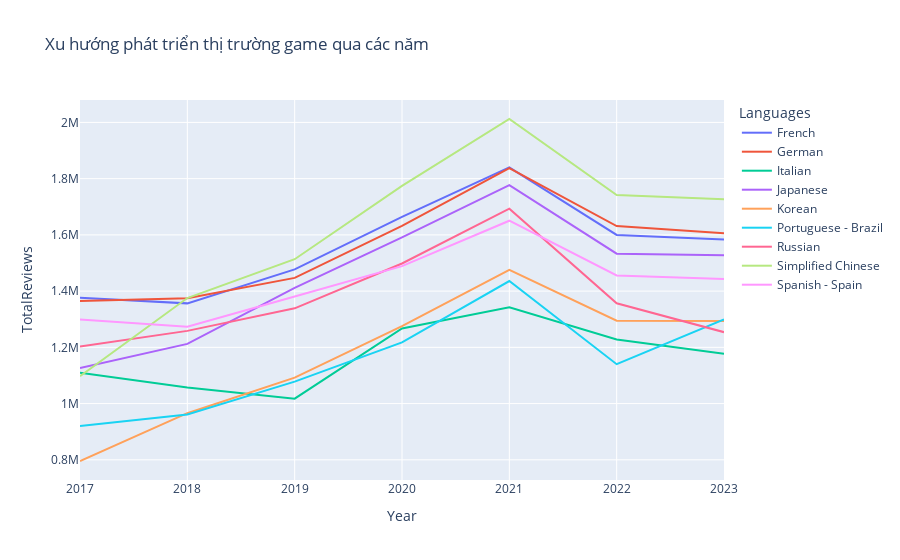

The notebook cell this image was saved under:
### Markdown cell above
Vẽ biểu đồ thể hiện xu hướng và kết luận

### Code cell
# Pivot the DataFrame to have years as columns, languages as index, and number of games as values
pivot_df = lang_df.pivot(index='Languages', columns='ReleaseYear', values='TotalReviews').fillna(0)

# Reset the index
pivot_df.reset_index(inplace=True)

# Melt the DataFrame to have one row per year-language combination
melted_df = pivot_df.melt(id_vars='Languages', var_name='Year', value_name='TotalReviews')

# Plot a line chart for each language using Plotly
fig = px.line(melted_df, x='Year', y='TotalReviews', color='Languages', title='Xu hướng phát triển thị trường game qua các năm')
fig.show()

### Figure 1 — Plotly figure (JSON) as saved in the notebook; plotly's stock layout.template omitted (floating-point values rounded to 4 significant figures)
{"data": [{"hovertemplate": "Languages=French<br>Year=%{x}<br>TotalReviews=%{y}<extra></extra>", "legendgroup": "French", "line": {"color": "#636efa", "dash": "solid"}, "marker": {"symbol": "circle"}, "mode": "lines", "name": "French", "orientation": "v", "showlegend": true, "type": "scatter", "x": [2017, 2018, 2019, 2020, 2021, 2022, 2023], "xaxis": "x", "y": [1376751, 1356440, 1477097, 1664230, 1840388, 1599787, 1583463], "yaxis": "y"}, {"hovertemplate": "Languages=German<br>Year=%{x}<br>TotalReviews=%{y}<extra></extra>", "legendgroup": "German", "line": {"color": "#EF553B", "dash": "solid"}, "marker": {"symbol": "circle"}, "mode": "lines", "name": "German", "orientation": "v", "showlegend": true, "type": "scatter", "x": [2017, 2018, 2019, 2020, 2021, 2022, 2023], "xaxis": "x", "y": [1364842, 1374569, 1446988, 1631824, 1837308, 1631390, 1605980], "yaxis": "y"}, {"hovertemplate": "Languages=Italian<br>Year=%{x}<br>TotalReviews=%{y}<extra></extra>", "legendgroup": "Italian", "line": {"color": "#00cc96", "dash": "solid"}, "marker": {"symbol": "circle"}, "mode": "lines", "name": "Italian", "orientation": "v", "showlegend": true, "type": "scatter", "x": [2017, 2018, 2019, 2020, 2021, 2022, 2023], "xaxis": "x", "y": [1109393, 1056818, 1017363, 1267389, 1342580, 1228257, 1177595], "yaxis": "y"}, {"hovertemplate": "Languages=Japanese<br>Year=%{x}<br>TotalReviews=%{y}<extra></extra>", "legendgroup": "Japanese", "line": {"color": "#ab63fa", "dash": "solid"}, "marker": {"symbol": "circle"}, "mode": "lines", "name": "Japanese", "orientation": "v", "showlegend": true, "type": "scatter", "x": [2017, 2018, 2019, 2020, 2021, 2022, 2023], "xaxis": "x", "y": [1126290, 1212342, 1411214, 1591162, 1777277, 1533338, 1527569], "yaxis": "y"}, {"hovertemplate": "Languages=Korean<br>Year=%{x}<br>TotalReviews=%{y}<extra></extra>", "legendgroup": "Korean", "line": {"color": "#FFA15A", "dash": "solid"}, "marker": {"symbol": "circle"}, "mode": "lines", "name": "Korean", "orientation": "v", "showlegend": true, "type": "scatter", "x": [2017, 2018, 2019, 2020, 2021, 2022, 2023], "xaxis": "x", "y": [795820, 965788, 1092173, 1275277, 1475429, 1294873, 1293649], "yaxis": "y"}, {"hovertemplate": "Languages=Portuguese - Brazil<br>Year=%{x}<br>TotalReviews=%{y}<extra></extra>", "legendgroup": "Portuguese - Brazil", "line": {"color": "#19d3f3", "dash": "solid"}, "marker": {"symbol": "circle"}, "mode": "lines", "name": "Portuguese - Brazil", "orientation": "v", "showlegend": true, "type": "scatter", "x": [2017, 2018, 2019, 2020, 2021, 2022, 2023], "xaxis": "x", "y": [920303, 961112, 1078032, 1217418, 1435718, 1140198, 1299165], "yaxis": "y"}, {"hovertemplate": "Languages=Russian<br>Year=%{x}<br>TotalReviews=%{y}<extra></extra>", "legendgroup": "Russian", "line": {"color": "#FF6692", "dash": "solid"}, "marker": {"symbol": "circle"}, "mode": "lines", "name": "Russian", "orientation": "v", "showlegend": true, "type": "scatter", "x": [2017, 2018, 2019, 2020, 2021, 2022, 2023], "xaxis": "x", "y": [1202959, 1258591, 1338698, 1498210, 1693168, 1356542, 1254018], "yaxis": "y"}, {"hovertemplate": "Languages=Simplified Chinese<br>Year=%{x}<br>TotalReviews=%{y}<extra></extra>", "legendgroup": "Simplified Chinese", "line": {"color": "#B6E880", "dash": "solid"}, "marker": {"symbol": "circle"}, "mode": "lines", "name": "Simplified Chinese", "orientation": "v", "showlegend": true, "type": "scatter", "x": [2017, 2018, 2019, 2020, 2021, 2022, 2023], "xaxis": "x", "y": [1097694, 1375362, 1513451, 1774130, 2012130, 1741597, 1726551], "yaxis": "y"}, {"hovertemplate": "Languages=Spanish - Spain<br>Year=%{x}<br>TotalReviews=%{y}<extra></extra>", "legendgroup": "Spanish - Spain", "line": {"color": "#FF97FF", "dash": "solid"}, "marker": {"symbol": "circle"}, "mode": "lines", "name": "Spanish - Spain", "orientation": "v", "showlegend": true, "type": "scatter", "x": [2017, 2018, 2019, 2020, 2021, 2022, 2023], "xaxis": "x", "y": [1298717, 1273457, 1380774, 1488875, 1650419, 1455878, 1442680], "yaxis": "y"}], "layout": {"legend": {"title": {"text": "Languages"}, "tracegroupgap": 0}, "title": {"text": "Xu hướng phát triển thị trường game qua các năm"}, "xaxis": {"anchor": "y", "domain": [0, 1], "title": {"text": "Year"}}, "yaxis": {"anchor": "x", "domain": [0, 1], "title": {"text": "TotalReviews"}}}}
